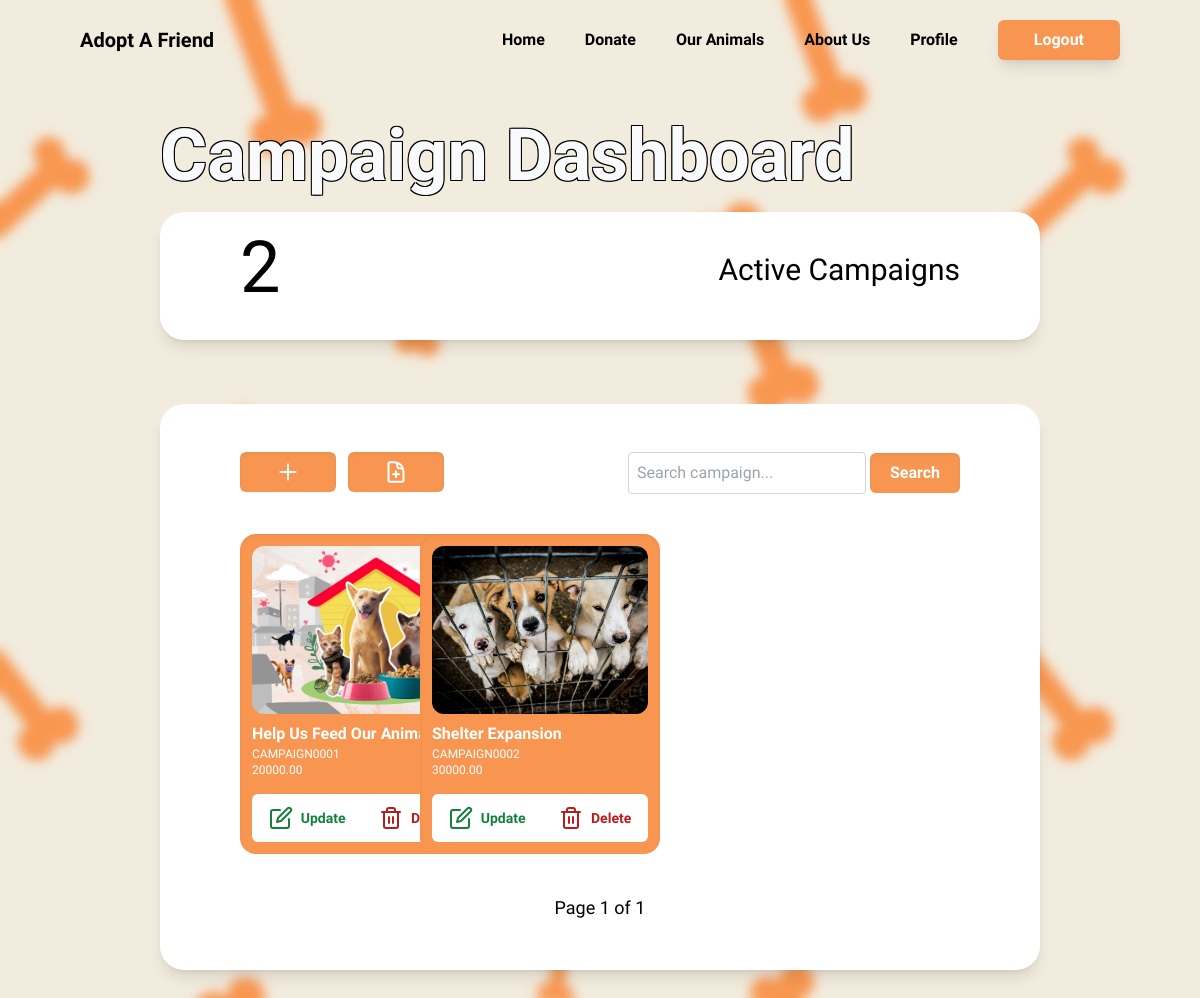
The page /staff/dashboard/campaigns/ (signed in) on the database as committed earlier.
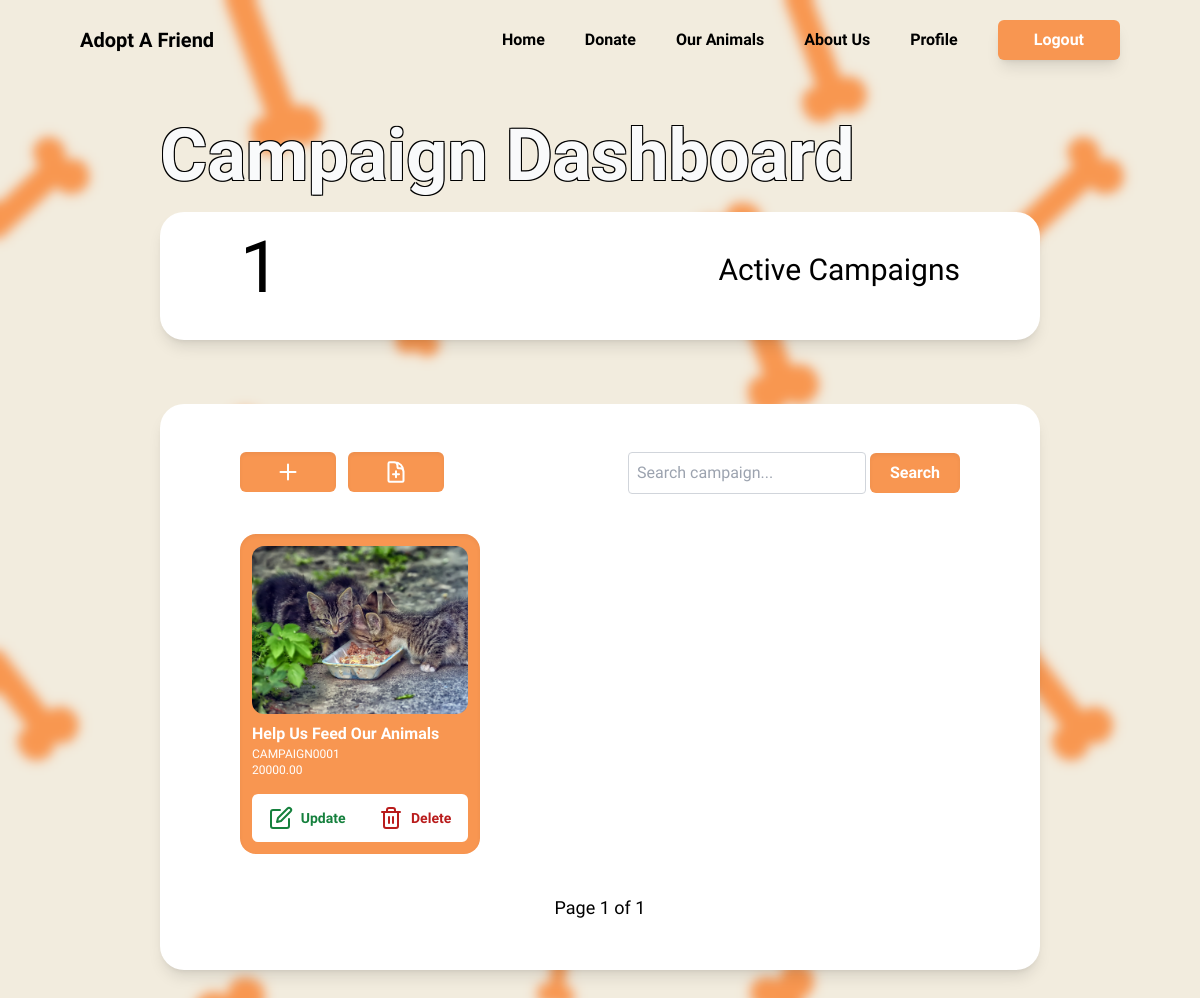
The same page on the database as committed later.
### donation/models.py (models this page shows)
class FundraisingCampaign(models.Model):
    campaignId = models.CharField(max_length=20, default=generate_campaign_key, primary_key=True, unique=True)
    campaignName = models.CharField(max_length=50, null=False, blank=False, unique=True)
    campaignDescription = models.TextField(max_length=800, blank=True, null=True)
    campaignGoal = models.DecimalField(max_digits=8, null=False, decimal_places=2)
    campaignPurpose = models.TextField(max_length=200, null=False, blank=False, default="")
    campaignImage = models.ImageField(upload_to='static/image/campaign_img')

### staff/decorators.py (the view)
    def _wrapped_view(request, *args, **kwargs):
        if not request.user.is_staff:
            return HttpResponseForbidden("You don't have permission to access this page.")
        return view_func(request, *args, **kwargs)

### users/models.py (called while the page is built)
    def get_absolute_url(self):
        return reverse("profile", kwargs={"slug": self.slug, "id": self.id})

### staff/templates/staff/staff_campaign_dashboard.html (shortened to what the changed rows need)
{% load static %}
<!DOCTYPE html>
<html lang="en">
<head>
    <script src="https://cdn.tailwindcss.com"></script>
</head>
<body style="background-image: url('/static/image/staffbg.png'); background-size: cover;">
    <div>
        <h1 class="relative ml-40 mt-10 text-7xl text-shadows text-gray-50 font-bold" style="font-family: 'Imprima'">
            Campaign Dashboard
        </h1>
    </div>
    <div class="mx-40 mt-5 relative">
        <div class="h-32 bg-white rounded-3xl shadow-lg flex justify-between" style="font-family: 'Imprima';">
            <h1 class="text-7xl py-5 pl-20 total-campaign-count">{{ total_campaign_count }}</h1>
            <h1 class="text-3xl py-10 pr-20 flex justify-end">Active Campaigns</h1>
        </div>
    </div>
    <div class="mt-16 mb-16 py-12 px-20 mx-40 bg-white rounded-3xl relative shadow-lg" style="font-family: 'Imprima';">
        <div class="grid grid-cols-4 justify-center mx-auto max-w-screen-xl">
            {% for fundraisingcampaign in fundrasing_campaigns %}
            <div class="w-60 h-80 p-3 flex flex-col rounded-2xl shadow-inner mt-6" style="background-color: #f89651;" id="{{fundraisingcampaign.campaignId}}">
                <div class="h-48 bg-white rounded-xl" style="background-image: url('{{ fundraisingcampaign.campaignImage.url }}'); background-size: cover;"></div>
                <div class="flex flex-col gap-4">
                <div class="flex flex-row justify-between">
                    <div class="flex flex-col">
                    <span class="text-base font-bold text-white pt-2">{{fundraisingcampaign.campaignName}}</span>
                    <p class="text-xs text-white">{{fundraisingcampaign.campaignId}}</p>
                    <p class="text-xs text-white">{{fundraisingcampaign.campaignGoal}}</p>
                </div>
                </div>
                <div class=" bg-white rounded-md">
                    <div class="flex justify-around items-center py-3">
                        <a href="{% url 'edit_campaign' campaign_id=fundraisingcampaign.campaignId %}">
                            <div class="flex gap-2 text-gray-600 hover:scale-110 duration-200 hover:cursor-pointer">
                                <svg class="w-6 stroke-green-700" viewBox="0 0 24 24" fill="none" stroke="currentColor" stroke-width="2" stroke-linecap="round" stroke-linejoin="round">
                                  <path d="M11 4H4a2 2 0 0 0-2 2v14a2 2 0 0 0 2 2h14a2 2 0 0 0 2-2v-7"></path>
                                  <path d="M18.5 2.5a2.121 2.121 0 0 1 3 3L12 15l-4 1 1-4 9.5-9.5z"></path>
                                </svg>
                                <button class="font-semibold text-sm text-green-700">Update</button>
                            </div>
                        </a>
                        <div class="flex gap-2 text-gray-600 hover:scale-110 duration-200 hover:cursor-pointer">
                            <button class="font-semibold text-sm text-red-700 delete-campaign-btn" data-campaign-id="{{ fundraisingcampaign.campaignId }}">Delete</button>
                        </div>
                    </div>
                </div>
            </div>
            </div>
            {% endfor %}
        </div>
    </div>
</body>
</html>

Rows that differ between the two databases and show on the page:
removed FundraisingCampaign: campaignImage (picture), campaignName "Shelter Expansion", campaignId "CAMPAIGN0002", campaignGoal "30000.00"
changed FundraisingCampaign "Help Us Feed Our Animals": campaignImage: a different picture
Other text that changed with them:
{{ total_campaign_count }}: "2" → "1"
